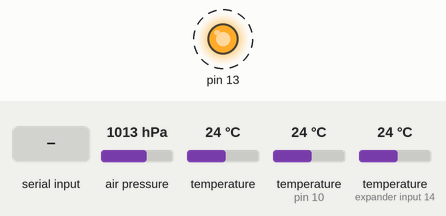
Recording of a sketch running on a simulated Arduino Uno, built with avr-gcc and run on an emulated ATmega328P. Shown: output pins drawn as LEDs (lit = HIGH). Dashed ring = blinking. The test bench sets the inputs (shaded band); at power-on: air pressure 1013 hPa, temperature 24 °C, temperature (sensors on pin 10, expander input 14) 24 °C. Random numbers use the default seed unless the sketch sets one; what the sketch prints to the serial monitor is not drawn.

Above: at 1.2 s.
1.3 s: "HEADER" received over Serial
4.8 s: "TIME?" received over Serial
8.5 s: "TIME=" received over Serial
Timing chart, 0 to 18.0 s (numbered marks = the images above; inputs shaded):
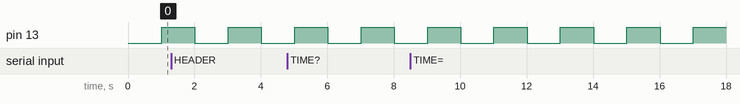

The sketch:

wxArduino.ino
```cpp
#include <stdlib.h>
#include <Wire.h>
#include <Adafruit_Sensor.h>
#include <Adafruit_BMP085_U.h>
#include <OneWire.h>
#include <DallasTemperature.h>
#include <TimerOne.h>

// Using Adafruit library - is there something lighter specific to BMP085?
Adafruit_BMP085_Unified bmp = Adafruit_BMP085_Unified(10085);

// 1-wire data wire is plugged into port 10 on the Arduino
#define ONE_WIRE_BUS 10

// Setup a oneWire instance
OneWire oneWire(ONE_WIRE_BUS);

// Pass our oneWire reference to Dallas Temperature.
DallasTemperature sensors(&oneWire);

String weatherData;
String timeString = "2015/02/28 12:34:56";
char   valueAsChar[8];
String inputLine;

// outsideThermometer
DeviceAddress outsideThermometer = { 0x28, 0x30, 0x22, 0x67, 0x03, 0x00, 0x00, 0x7A };
//equipmentThermometer
DeviceAddress equipmentThermometer = { 0x28, 0x1B, 0x64, 0x67, 0x03, 0x00, 0x00, 0x41 };

float temperature;
unsigned long ts = 1425000000; // default start time. weewx driver immediately sets time

void setup(void) {
  Serial.begin(9600);
  /* Initialise the sensor */
  if(!bmp.begin()) //
  {
    /* There was a problem detecting the BMP085 ... check your connections */
    Serial.print("Ooops, no BMP085 detected ... Check your wiring or I2C ADDR!");
    while(1);
  }
  // Start up the DS library
  sensors.begin();
  sensors.setResolution(outsideThermometer, 12);

  pinMode(13, OUTPUT);
  Timer1.initialize(1000000); // set a timer of length 100000 microseconds (or 0.1 sec - or 10Hz => the led will blink 5 times, 5 cycles of on-and-off, per second)
  Timer1.attachInterrupt( timerIsr ); // attach the service routine here
}

void loop(void) {
    /* Get a new sensor event */
    sensors_event_t event;
    bmp.getEvent(&event);
    weatherData = String(ts);                   // TIMESTAMP

    /* Display the results (barometric pressure is measured in Pa) */
    if (event.pressure) {
      float pressure;
      bmp.getPressure(&pressure);
      // convert from Pascal to millibar and then to a String
      dtostrf(0.01 * pressure, 7, 2, valueAsChar);
      weatherData += "," + String(valueAsChar); // PRESSURE

      bmp.getTemperature(&temperature);
      dtostrf(temperature, 5, 2, valueAsChar);
      weatherData += "," + String(valueAsChar); // TEMP IN - onboard BMP180

      sensors.requestTemperatures();

      temperature = sensors.getTempC(outsideThermometer);
      dtostrf(temperature, 5, 2, valueAsChar);
      weatherData += "," + String(valueAsChar); // TEMP OUT - 1 wire

      temperature = sensors.getTempC(equipmentThermometer);
      dtostrf(temperature, 4, 1, valueAsChar);
      weatherData += "," + String(valueAsChar); // Equipment - 1 wire

      float humidity = random(50, 76);
      dtostrf(humidity, 4, 1, valueAsChar);
      weatherData += "," + String(valueAsChar); // HUMIDITY - Hfx average March

      float windDir = 0.0;
      windDir += random(-10, 20);
      if (windDir > 360.0){ windDir -= 360.0;}
      else if (windDir < 0.0){ windDir += 360.0;}
      dtostrf(windDir, 4, 1, valueAsChar);
      weatherData += "," + String(valueAsChar); // WIND DIRECTION

      float windSpeed = 0.0;
      windSpeed = random(0, 25);
      dtostrf(windSpeed, 4, 1, valueAsChar);
      weatherData += "," + String(valueAsChar); // WIND SPEED

      float windGust = windSpeed + random(0, 10);
      dtostrf(windGust, 4, 1, valueAsChar);
      weatherData += "," + String(valueAsChar); // WIND GUST
      // debugging Serial.println(weatherData);
    }
    else{
      Serial.println("Sensor error");
    }

    while (Serial.available() > 0) {
      //delay(3);
      if (Serial.available() >0) {
        char c = Serial.read();
        inputLine += c;
      }
    }
    //Serial.print("Got this: ");
    //Serial.println(inputLine);
    if (inputLine.length() > 0) {
      if(inputLine == "HEADER") {
        Serial.println("HDR,TIMESTAMP,PRESSURE,TEMP IN,TEMP OUT,EQUIPMENT,HUMIDITY,WIND DIRECTION,WIND SPEED,WIND GUST");
      }
      else if(inputLine == "TIME?") {
        Serial.println(ts);
      }
      else if(inputLine.startsWith("TIME=")) {
        timeString = inputLine.substring(5,24); // consume string part
        timeString = inputLine.substring(25,35);// read long int part
        ts = timeString.toInt();
        Serial.println("OK");
      }
      else if(inputLine.startsWith("NOW")) {
        Serial.println(weatherData);
      }
      else if(inputLine.startsWith("DOWNLOAD")) {
        Serial.println(weatherData);
      }
      else if(inputLine.startsWith("LOGINT?")) {
        Serial.println("60");
      }
      inputLine = "";
    }
    delay(1000);
}

void timerIsr()
{
    // Toggle LED
    digitalWrite( 13, digitalRead( 13 ) ^ 1 );
    // increment seconds counter
    ts += 1;
}
```

Measured:
- by itself, pin 13: alternates HIGH for 1.0 s and LOW for 1.0 s
